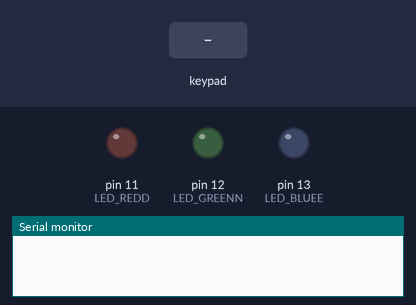
A sketch run on a simulated Arduino Uno, built with avr-gcc and run on an emulated ATmega328P. Parts: output pins drawn as LEDs (lit = HIGH), the last lines printed to the serial monitor. Wiring (inferred from the names in the program): 4×4 keypad with keys 1 2 3 A 4 5 6 B 7 8 9 C * 0 # D: rows pin 9, pin 8, pin 7, pin 6; columns pin 5, pin 4, pin 3, pin 2. The test bench sets the inputs (shaded band). Pins used as bus, display or sensor lines are not drawn.

Above: at 1.2 s.
1.3 s: keypad keys 5 4 3 2 A pressed 0.4 s apart
At 3.6 s:
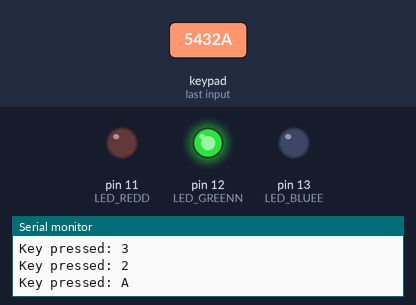
4.8 s: key '1' pressed
At 6.0 s:
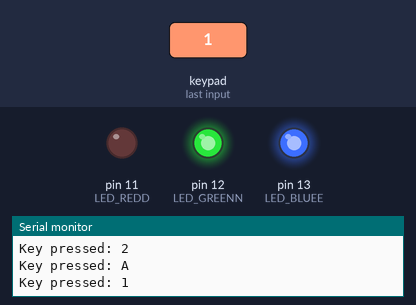
6.3 s: key '2' pressed
At 7.5 s:
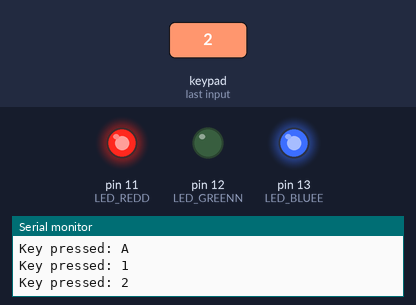
7.9 s: key '3' pressed
At 8.8 s:
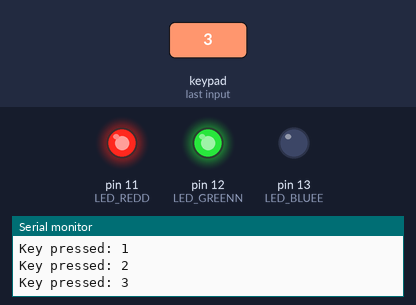
Timing chart, 0 to 10.9 s (numbered marks = the images above; inputs shaded):
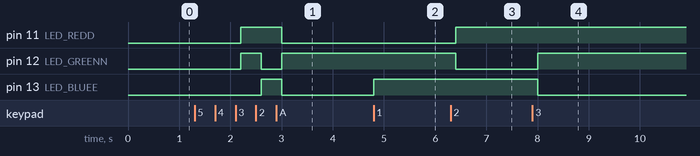

The sketch:

Numpad.ino
```cpp
// Define the rows and columns for the keypad
const byte ROWS = 4; // Four rows
const byte COLS = 4; // Four columns
const int LED_REDD = 11;
const int LED_GREENN = 12;
const int LED_BLUEE = 13;

// Connect the keypad rows and columns to these Arduino pins
byte rowPins[ROWS] = {9, 8, 7, 6};   // Connect to the row pins of the keypad
byte colPins[COLS] = {5, 4, 3, 2};   // Connect to the column pins of the keypad

// Define the keymap (adjust this if you have a different keypad)
char keys[ROWS][COLS] = {
  {'1', '2', '3', 'A'},
  {'4', '5', '6', 'B'},
  {'7', '8', '9', 'C'},
  {'*', '0', '#', 'D'}
};

void setup() {
  Serial.begin(9600); // Start serial communication at 115200 baud rate
  pinMode(LED_REDD, OUTPUT);
  pinMode(LED_GREENN, OUTPUT);
  pinMode(LED_BLUEE, OUTPUT);

  // Initialize row pins as OUTPUT and set them HIGH initially
  for (int i = 0; i < ROWS; i++) {
    pinMode(rowPins[i], OUTPUT);
    digitalWrite(rowPins[i], HIGH);  // Set all rows to HIGH initially
  }

  // Initialize column pins as INPUT with pull-up resistors enabled
  for (int i = 0; i < COLS; i++) {
    pinMode(colPins[i], INPUT_PULLUP);  // Use pull-up resistors on columns
  }
}

void loop() {
  char pressedKey = getKey();  // Get the key that was pressed

  if (pressedKey != '\0') {  // If a key is detected
    Serial.print("Key pressed: ");
    Serial.println(pressedKey);
    switch (pressedKey) {
      case '1':
        digitalWrite(LED_REDD, LOW);
        digitalWrite(LED_GREENN, HIGH);
        digitalWrite(LED_BLUEE, HIGH);
        break;
     case '2':
        digitalWrite(LED_REDD, HIGH);
        digitalWrite(LED_GREENN, LOW);
        digitalWrite(LED_BLUEE, HIGH);
        break;
    case '3':
        digitalWrite(LED_REDD, HIGH);
        digitalWrite(LED_GREENN, HIGH);
        digitalWrite(LED_BLUEE, LOW);
        break;
    case 'A':
        digitalWrite(LED_REDD, LOW);
        digitalWrite(LED_GREENN, HIGH);
        digitalWrite(LED_BLUEE, LOW);
        break;
    case '0':
        digitalWrite(LED_REDD, LOW);
        digitalWrite(LED_GREENN, LOW);
        digitalWrite(LED_BLUEE, LOW);
        break;
    }
  }

  delay(200);  // Small delay to debounce the keypad
}

// Function to scan the keypad and return the pressed key
char getKey() {
  // Iterate over each row to detect a key press
  for (int row = 0; row < ROWS; row++) {
    // Set the current row to LOW
    digitalWrite(rowPins[row], LOW);

    // Check each column to see if a key is pressed
    for (int col = 0; col < COLS; col++) {
      if (digitalRead(colPins[col]) == LOW) {  // Key press detected
        digitalWrite(rowPins[row], HIGH);  // Set the row back to HIGH
        return keys[row][col];  // Return the pressed key based on row/col
      }
    }

    // Set the row back to HIGH before moving to the next row
    digitalWrite(rowPins[row], HIGH);
  }

  return '\0';  // No key press detected
}
```

Measured:
- after the input at 1.3 s, pin 11 (LED_REDD): LOW → HIGH after 0.90 s, → LOW 0.80 s later; pin 12 (LED_GREENN): LOW → HIGH after 0.90 s, → LOW 0.40 s later, → HIGH 0.40 s later; pin 13 (LED_BLUEE): LOW → HIGH after 1.3 s, → LOW 0.40 s later
- after the input at 4.8 s, pin 13 (LED_BLUEE): LOW → HIGH at once
- after the input at 6.3 s, pin 11 (LED_REDD): LOW → HIGH after 0.10 s; pin 12 (LED_GREENN): HIGH → LOW after 0.10 s
- after the input at 7.9 s, pin 12 (LED_GREENN): LOW → HIGH after 0.11 s; pin 13 (LED_BLUEE): HIGH → LOW after 0.11 s
